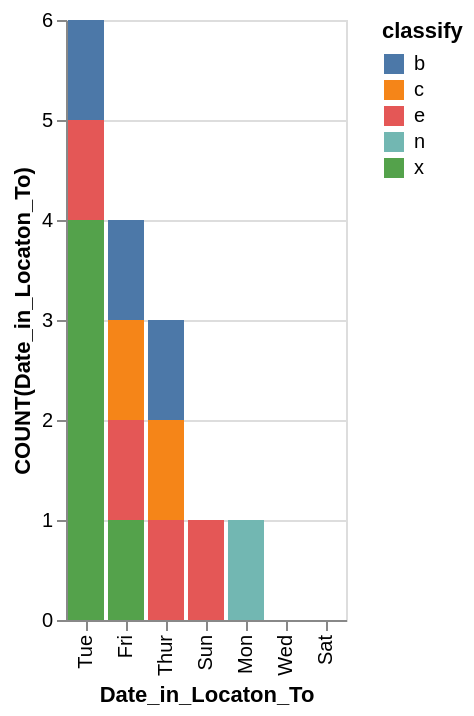

Write the Vega-Lite specification saved for this chart.
### Vega-Lite specification from a JSON file in a GitHub repository (floating-point values rounded to 4 significant figures)
{"data": {"values": [{"x_data": "Tue", "y_data": 1, "classify": "b"}, {"x_data": "Fri", "y_data": 1, "classify": "b"}, {"x_data": "Thur", "y_data": 1, "classify": "b"}, {"x_data": "Sun", "y_data": 0, "classify": "b"}, {"x_data": "Mon", "y_data": 0, "classify": "b"}, {"x_data": "Wed", "y_data": 0, "classify": "b"}, {"x_data": "Sat", "y_data": 0, "classify": "b"}, {"x_data": "Tue", "y_data": 0, "classify": "c"}, {"x_data": "Fri", "y_data": 1, "classify": "c"}, {"x_data": "Thur", "y_data": 1, "classify": "c"}, {"x_data": "Sun", "y_data": 0, "classify": "c"}, {"x_data": "Mon", "y_data": 0, "classify": "c"}, {"x_data": "Wed", "y_data": 0, "classify": "c"}, {"x_data": "Sat", "y_data": 0, "classify": "c"}, {"x_data": "Tue", "y_data": 1, "classify": "e"}, {"x_data": "Fri", "y_data": 1, "classify": "e"}, {"x_data": "Thur", "y_data": 1, "classify": "e"}, {"x_data": "Sun", "y_data": 1, "classify": "e"}, {"x_data": "Mon", "y_data": 0, "classify": "e"}, {"x_data": "Wed", "y_data": 0, "classify": "e"}, {"x_data": "Sat", "y_data": 0, "classify": "e"}, {"x_data": "Tue", "y_data": 0, "classify": "n"}, {"x_data": "Fri", "y_data": 0, "classify": "n"}, {"x_data": "Thur", "y_data": 0, "classify": "n"}, {"x_data": "Sun", "y_data": 0, "classify": "n"}, {"x_data": "Mon", "y_data": 1, "classify": "n"}, {"x_data": "Wed", "y_data": 0, "classify": "n"}, {"x_data": "Sat", "y_data": 0, "classify": "n"}, {"x_data": "Tue", "y_data": 4, "classify": "x"}, {"x_data": "Fri", "y_data": 1, "classify": "x"}, {"x_data": "Thur", "y_data": 0, "classify": "x"}, {"x_data": "Sun", "y_data": 0, "classify": "x"}, {"x_data": "Mon", "y_data": 0, "classify": "x"}, {"x_data": "Wed", "y_data": 0, "classify": "x"}, {"x_data": "Sat", "y_data": 0, "classify": "x"}]}, "mark": "bar", "encoding": {"x": {"field": "x_data", "type": "nominal", "title": "Date_in_Locaton_To", "sort": {"op": "sum", "field": "y_data", "order": "descending"}}, "y": {"field": "y_data", "type": "quantitative", "title": "COUNT(Date_in_Locaton_To)"}, "color": {"field": "classify"}}}
